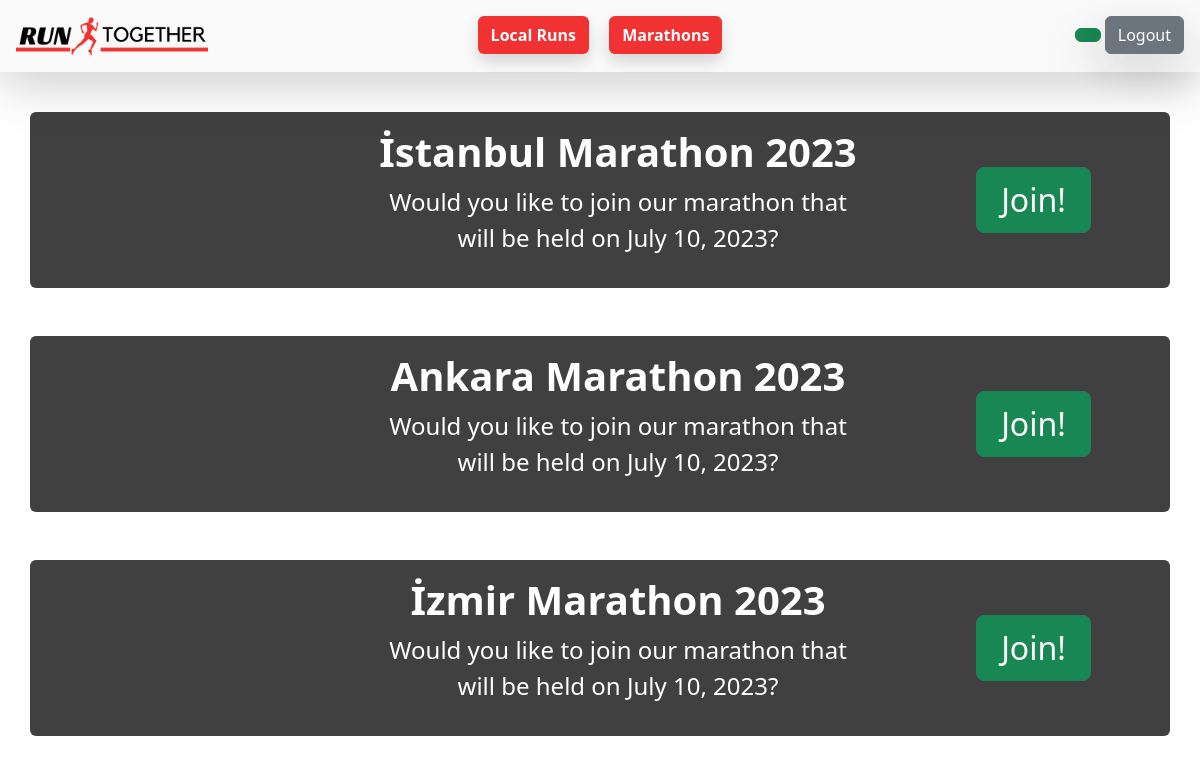
Page /index.php?page=7 (signed in) on the committed database.
### tables this page shows
CREATE TABLE `marathons` (
  `id` int(11) NOT NULL,
  `name` varchar(250) NOT NULL,
  `description` varchar(2500) NOT NULL
);

### marathons/body.php (the view, shortened to what this page needs)
<div class="pt-5">
<div class="pt-5">
<div class="pt-3">
<div class="container text-white">
<form action="" method="post">
<?php
$Select_Marathon = mysqli_query($conn, "SELECT * FROM `marathons`") or die('query failed');
$count = 0;
if (mysqli_num_rows($Select_Marathon) > 0) {
while ($fetch_marathons = mysqli_fetch_assoc($Select_Marathon)) {
if($count > 0){
$margin_top = 5;
}else{
$margin_top = 0;
$count++;
}
$JoinCheck = $DBConnection->prepare("SELECT * FROM marathon_joins WHERE user_id = ? AND post_id = ?");
$JoinCheck->execute([$UserId, $fetch_marathons['id']]);
$joined = $JoinCheck->rowCount() > 0;
?>
<div class="row p-3 bg-black bg-opacity-75 rounded-2 mt-<?= $margin_top ?>">
<div class="col-md-3">
</div>
<div class="col-md-6 text-center my-auto ps-5">
<h1><b><?= $fetch_marathons['name'] ?></b></h1>
<p class="fs-4"><?= $fetch_marathons['description'] ?></p>
</div>
<div class="col-md-3 text-center my-auto ps-5">
<?php if($joined): ?>
<button type="submit" name="cancel_button" value="<?= $fetch_marathons['id'] ?>" class="btn btn-lg fs-2 btn-danger px-4">Cancel</button>
<?php else: ?>
<button type="submit" name="join_button" value="<?= $fetch_marathons['id'] ?>" class="btn btn-lg fs-2 btn-success px-4">Join!</button>
<?php endif; ?>
</div>
</div>
<?php
}
}
?>
</form>
</div>
</div>
</div>
</div>

### index.php (shortened to what this page needs)
<?php
	if(isset($_REQUEST['page'])){
		$RequestedPageNumber = $_REQUEST['page'];
	}else{
		$RequestedPageNumber = "";
	}
	if ($RequestedPageNumber == 0 or $RequestedPageNumber == "" or $RequestedPageNumber > 8 or $RequestedPageNumber < 0){
		include 'pages/homepage.php';
	}else {
		include "$page[$RequestedPageNumber]";
	}
?>

### pages/marathons.php (shortened to what this page needs)
<?php
    if(isset($_SESSION['User'])){
?>
<!DOCTYPE html>
<html lang="en">
<head>
    <link href="https://cdn.jsdelivr.net/npm/bootstrap@5.3.0-alpha2/dist/css/bootstrap.min.css" rel="stylesheet"
>
    <link rel="stylesheet" href="style/homepage.css">
</head>
<body style="background-image: url(assets/images/marathon_background.jpg); background-size: cover;">
    <?php
        include 'homepage/head.php';
        include 'marathons/body.php';
    ?>
    <?php
}else{
    header('location:index.php?page=1');
}
?>
</body>
</html>

### homepage/head.php
<div class="shadow-lg p-3 fixed-top bg-light bg-opacity-75">
    <div class="row">
        <div class="col-md-3 text-start">
            <a href="index.php">
                <img src="assets/images/logo_transparent.png" alt="" height="40px">
            </a>
        </div>
        <div class="col-md-6 text-center">
            <span class="mx-2">
                <a href="index.php?page=5" class="btn shadow header-button">Local Runs</a>
            </span>
            <span class="mx-2">
                <a href="index.php?page=7" class="btn shadow header-button">Marathons</a>
            </span>
        </div>
        <div class="col-md-3 text-end">
            <?php
                if(isset($_SESSION['User'])){
            ?>
                <a href="#" class="btn btn-success shadow-lg"><?= $Username ?></a>
                <a href="index.php?page=3" class="btn btn-secondary shadow-lg">Logout</a>
            <?php
                }else{
            ?>
                <a href="index.php?page=2" class="btn shadow mx-2 header-button">Register</a>
                <a href="index.php?page=1" class="btn shadow header-button">Login</a>
            <?php
                }
            ?>
        </div>
    </div>
</div>

### style/homepage.css (style rules this page uses)
html { height: 100%; }
body { margin: 0; padding: 0; min-height: 100%; }
.header-button { background-color: #f13232; color: rgb(255, 255, 255); font-weight: 600; }

### rows in the picture
marathons: name "İstanbul Marathon 2023", description "Would you like to join our marathon that will be held on July 10, 2023?", $fetch_marathons['id'] 1 (drawn)
marathons: name "Ankara Marathon 2023", description "Would you like to join our marathon that will be held on July 10, 2023?", $fetch_marathons['id'] 2 (drawn)
marathons: name "İzmir Marathon 2023", description "Would you like to join our marathon that will be held on July 10, 2023?", $fetch_marathons['id'] 3 (drawn)
